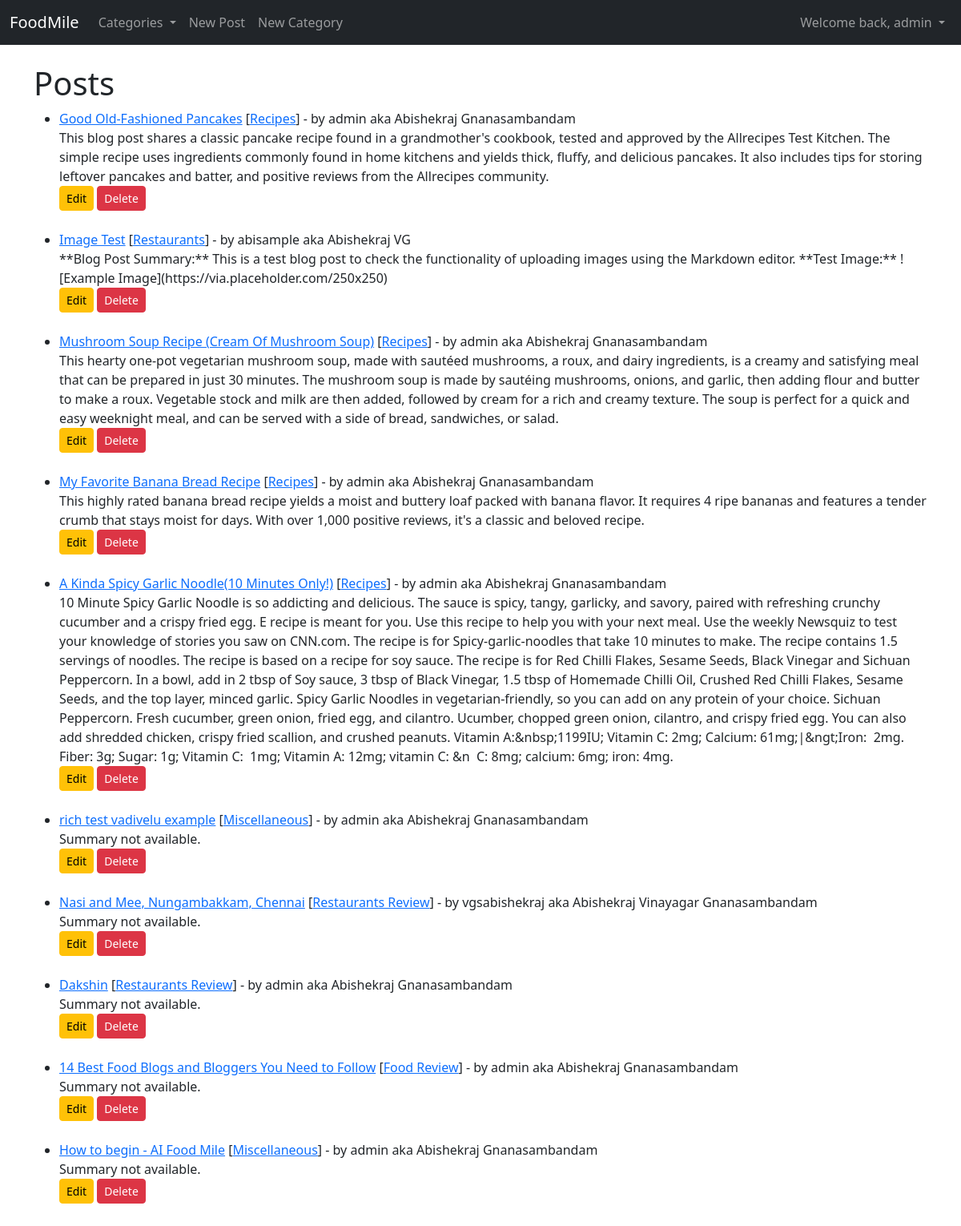
The app's page / (signed in) with its own data.
### foodmileblog/models.py (models this page shows, shortened)
class Post(models.Model):
    title = models.CharField(max_length=255)
    header_image = models.ImageField(null=True, blank=True, upload_to="images/")
    last_updated = models.DateTimeField(default=now, blank=True)
    last_updated_short = models.DateField(default=now, blank=True)
    author = models.ForeignKey(User, on_delete=models.CASCADE) # if user is deleted, we also "cascade" delete all posts of that user, default 1 is admin
    body = RichTextField(blank=True, null=True)
    category = models.CharField(max_length=255, default="miscellaneous")
    likes = models.ManyToManyField(User, related_name='blog_posts')
    summary = models.CharField(max_length=255, default="Summary not available.") # down the line we can use AI to summarise post content
    author_full_name = models.CharField(max_length=100)

### foodmileblog/views.py (the view)
# urls.py: path('', HomeView.as_view(), name="home"),
class HomeView(BaseContextMixin, ListView):
    model = Post
    template_name = 'home.html'
    ordering = ['-last_updated']          # ordering by last updated id

### foodmileblog/models.py (called while the page is built)
    def __str__(self) -> str:
        return self.name

### foodmileblog/views.py (called while the page is built)
    def get_context_data(self, *args, **kwargs) -> Dict[str, Any]:
        ctg_menu = Category.objects.all()
        context = super().get_context_data(*args, **kwargs)
        context["ctg_menu"] = ctg_menu
        return context

### foodmileblog/templates/home.html
{% extends 'base.html' %}
{% block content %}
<h1> Posts </h1>
<ul>
{% for post in object_list %}
    <li><a href="{% url 'article-detail' post.pk %}">{{ post.title }}</a> [<a href="{% url 'category' post.category|slugify %}" style="text-transform: capitalize;">{{ post.category }}</a>] - by {{ post.author }}
        aka {{ post.author.first_name }} {{ post.author.last_name}} <br/>
        {{ post.summary }}
        <br/>
        {% if user.is_authenticated %}
            {% if user.id == post.author.id or user.id == 1 %}
                <a class="btn btn-warning btn-sm" href="{% url 'update-post' post.pk %}">Edit</a>
                <a class="btn btn-danger btn-sm" href="{% url 'delete-post' post.pk %}">Delete</a>
            {% endif %}
        {% endif %}
        <br/><br/>
    </li>
{% endfor %}
</ul>
{% endblock %}

### foodmileblog/templates/base.html (shortened to what this page needs)
<!doctype html>
<html lang="en">
  <head>
    <link href="https://cdn.jsdelivr.net/npm/bootstrap@5.3.3/dist/css/bootstrap.min.css" rel="stylesheet">
  </head>
  <body>
    <nav class="navbar navbar-expand-lg navbar-dark bg-dark">
      <div class="container-fluid">
        <a class="navbar-brand" href="{% url 'home' %}">FoodMile</a>
        <div class="collapse navbar-collapse" id="navbarSupportedContent">
          <ul class="navbar-nav me-auto mb-2 mb-lg-0">
                {% if ctg_menu %}
                <li class="nav-item dropdown">
                    <a class="nav-link dropdown-toggle" href="#" id="navbarDropdown" role="button" data-bs-toggle="dropdown" aria-expanded="false">
                        Categories
                    </a>
                </li>
                {% endif %}
                {% if user.is_authenticated %}
                  <li class="nav-item">
                    <a class="nav-link" href="{% url 'new-post' %}">New Post</a>
                  </li>
                  <li class="nav-item">
                    <a class="nav-link" href="{% url 'new-category' %}">New Category</a>
                  </li>
                {% endif %}
          </ul>
            <ul class="navbar-nav ms-auto mb-2 mb-lg-0">
                {% if user.is_authenticated %}
                  <li class="nav-item dropdown">
                    <a class="nav-link dropdown-toggle" href="#" id="navbarDropdown" role="button" data-bs-toggle="dropdown" aria-expanded="false">
                      Welcome back, {{ user.username }}
                    </a>
                  </li>
                {% endif %}
              </ul>
        </div>
      </div>
    </nav>
    <br/>
    <div class="container">
    {% block content %}
    {% endblock %}
    </div>
  </body>
</html>

### records on screen
Post: title "Good Old-Fashioned Pancakes", category "Recipes", author "admin", author.first_name "Abishekraj", author.last_name "Gnanasambandam", summary "This blog post shares a classic pancake recipe found in a grandmother's cookbook, tested and approved by the Allrecipes Test Kitchen. The simple recipe uses ingredients commonly found in home kitchens and yields thick, fluffy, and delicious pancakes. It also includes tips for storing leftover pancakes and batter, and positive reviews from the Allrecipes community.", shows "Edit"
Post: title "Image Test", category "Restaurants", author "abisample", author.first_name "Abishekraj", author.last_name "VG", summary "**Blog Post Summary:** This is a test blog post to check the functionality of uploading images using the Markdown editor. **Test Image:** ![Example Image](https://via.placeholder.com/250x250)", shows "Edit"
Post: title "Mushroom Soup Recipe (Cream Of Mushroom Soup)", category "Recipes", author "admin", author.first_name "Abishekraj", author.last_name "Gnanasambandam", summary "This hearty one-pot vegetarian mushroom soup, made with sautéed mushrooms, a roux, and dairy ingredients, is a creamy and satisfying meal that can be prepared in just 30 minutes. The mushroom soup is made by sautéing mushrooms, onions, and garlic, then adding flour and butter to make a roux. Vegetable stock and milk are then added, followed by cream for a rich and creamy texture. The soup is perfect for a quick and easy weeknight meal, and can be served with a side of bread, sandwiches, or salad.", shows "Edit"
Post: title "My Favorite Banana Bread Recipe", category "Recipes", author "admin", author.first_name "Abishekraj", author.last_name "Gnanasambandam", summary "This highly rated banana bread recipe yields a moist and buttery loaf packed with banana flavor. It requires 4 ripe bananas and features a tender crumb that stays moist for days. With over 1,000 positive reviews, it's a classic and beloved recipe.", shows "Edit"
Post: title "A Kinda Spicy Garlic Noodle(10 Minutes Only!)", category "Recipes", author "admin", author.first_name "Abishekraj", author.last_name "Gnanasambandam", summary "10 Minute Spicy Garlic Noodle is so addicting and delicious. The sauce is spicy, tangy, garlicky, and savory, paired with refreshing crunchy cucumber and a crispy fried egg. E recipe is meant for you. Use this recipe to help you with your next meal. Use the weekly Newsquiz to test your knowledge of stories you saw on CNN.com. The recipe is for Spicy-garlic-noodles that take 10 minutes to make. The recipe contains 1.5 servings of noodles. The recipe is based on a recipe for soy sauce. The recipe is for Red Chilli Flakes, Sesame Seeds, Black Vinegar and Sichuan Peppercorn. In a bowl, add in 2 tbsp of Soy sauce, 3 tbsp of Black Vinegar, 1.5 tbsp of Homemade Chilli Oil, Crushed Red Chilli…", shows "Edit"
Post: title "rich test vadivelu example", category "Miscellaneous", author "admin", author.first_name "Abishekraj", author.last_name "Gnanasambandam", summary "Summary not available.", shows "Edit"
Post: title "Nasi and Mee, Nungambakkam, Chennai", category "Restaurants Review", author "vgsabishekraj", author.first_name "Abishekraj", author.last_name "Vinayagar Gnanasambandam", summary "Summary not available.", shows "Edit"
Post: title "Dakshin", category "Restaurants Review", author "admin", author.first_name "Abishekraj", author.last_name "Gnanasambandam", summary "Summary not available.", shows "Edit"
Post: title "14 Best Food Blogs and Bloggers You Need to Follow", category "Food Review", author "admin", author.first_name "Abishekraj", author.last_name "Gnanasambandam", summary "Summary not available.", shows "Edit"
Post: title "How to begin - AI Food Mile", category "Miscellaneous", author "admin", author.first_name "Abishekraj", author.last_name "Gnanasambandam", summary "Summary not available.", shows "Edit"

### other values on screen
{{ user.username }} "admin"
